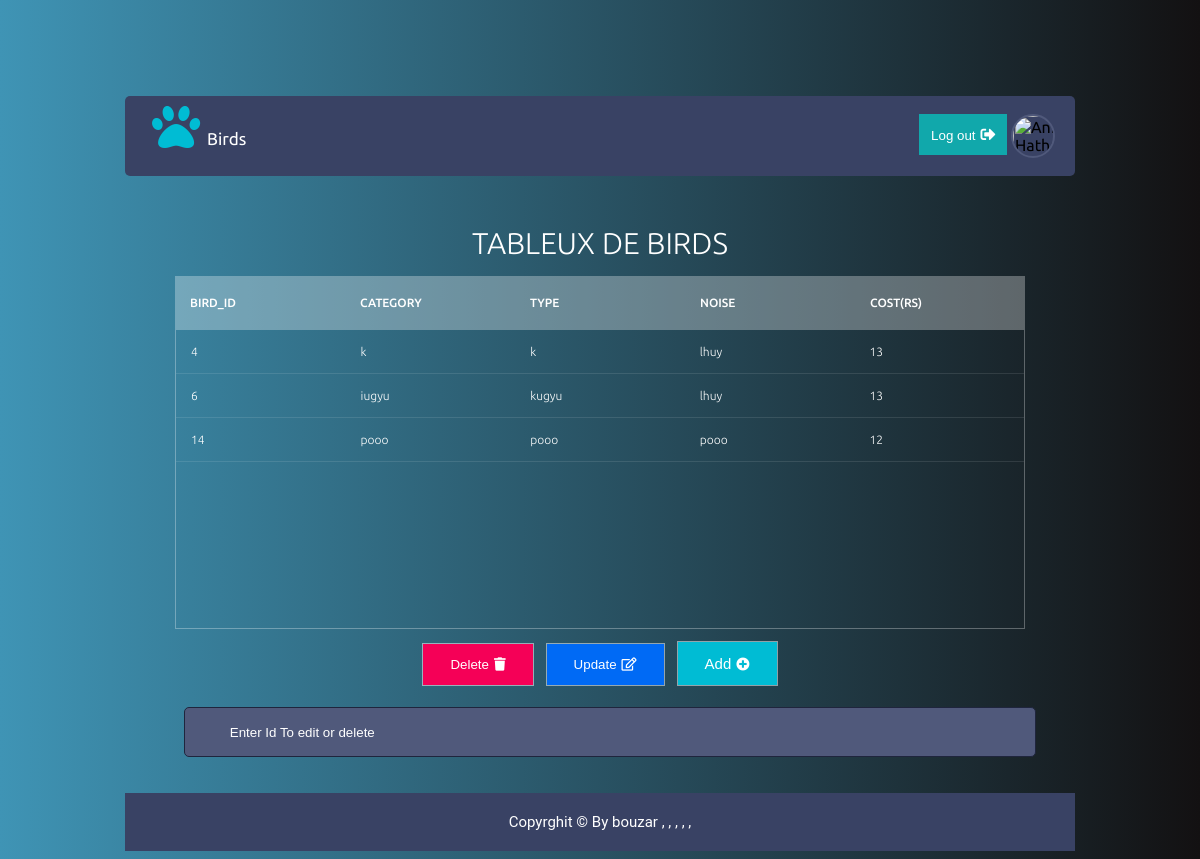
The page /brids.php (signed in) on the database its author committed.
### tables this page shows
CREATE TABLE `birds` (
  `id` int(11) NOT NULL,
  `id_client` int(11) NOT NULL,
  `id_produit` int(11) NOT NULL,
  `category` varchar(25) NOT NULL,
  `type` varchar(25) NOT NULL,
  `noise` varchar(10) NOT NULL,
  `cost` int(11) NOT NULL
);

### brids.php (the view, shortened to what this page needs)
<?php
include 'header.php';
include 'conect.php';
$stmt2 = $con->prepare("SELECT * FROM `birds`");
$stmt2->execute();
?>
<link rel="stylesheet" href="css/tabel.css">
<body class="animals">
     <section>
       <h1>Tableux De Birds</h1>
       <div class="tbl-header">
         <table cellpadding="0" cellspacing="0">
           <thead>
             <tr>
               <th>Bird_iD</th>
               <th>Category</th>
               <th>type</th>
               <th>noise</th>
               <th>Cost(Rs)</th>
             </tr>
           </thead>
         </table>
       </div>
       <div class="tbl-content">
         <table cellpadding="0" cellspacing="0">
           <tbody>
     <?php
     foreach ($stmt2 as $stm) {
     echo '
             <tr>
               <td>' .$stm['id'] .'</td>
               <td>' .$stm['category'].'</td>
               <td>' .$stm['type'] .'</td>
               <td>' .$stm['noise'] .'</td>
               <td>' .$stm['cost'] .'</td>
             </tr>
     ';};
     ?>
     </tbody>
         </table>
       </div>
     </section>
     </body>
</div>
<form action="brids.php" method="POST">
    <div class="botons">
    <button type="submit" name="delete" class="btn btn-5 danger">Delete<i style="margin-left: 5px;" class="fas fa-trash"></i></button>
    <button type="submit"name="update" class="btn btn-5 primery">Update<i style="margin-left: 5px;"  class="far fa-edit"></i></button>
    <button class="btn btn-5"><a href="add_bird.php"> Add</a><i style="margin-left: 5px;"  class="fas fa-plus-circle"></i></button>
    <div class="deletis">
        <input type="text" name="id"  placeholder="Enter Id To edit or delete">
    </div>
    </div>
    </form>
<?php
include 'footer.php';
?>
</body>
</html>

### css/style.css (style rules this page uses)
* { -webkit-box-sizing: border-box; -moz-box-sizing: border-box; box-sizing: border-box; }
body { background: #1f253d; }
h1 { font-size: 23px; }
a { text-decoration: none; font-size: 15px; }
h1, h2, p, a, span { color: #fff; }
input[type=text] { width: 90%; height: 50px; margin-left: 20px; margin-bottom: 20px; padding-left: 45px; background: #50597b; color: #fff; border: solid 1px #1f253d; border-radius: 5px; }

### css/tabel.css (style rules this page uses)
h1 { font-size: 30px; color: #fff; text-transform: uppercase; font-weight: 300; text-align: center; margin-bottom: 15px; }
table { width:100%; table-layout: fixed; }
.tbl-header { background-color: rgba(255,255,255,0.3); }
.tbl-content { height:300px; overflow-x:auto; margin-top: 0px; border: 1px solid rgba(255,255,255,0.3); }
th { padding: 20px 15px; text-align: left; font-weight: 500; font-size: 12px; color: #fff; text-transform: uppercase; }
td { padding: 15px; text-align: left; vertical-align:middle; font-weight: 300; font-size: 12px; color: #fff; border-bottom: solid 1px rgba(255,255,255,0.1); }
body { background: -webkit-linear-gradient(left, #E10078, #5DC0CD); background: linear-gradient(to right, #E10078, #5DC0CD); font-family: 'Roboto', sans-serif; }
section { margin: 50px; }
.btn-5 { border: 0 solid; box-shadow: inset 0 0 20px rgba(255, 255, 255, 0); outline: 1px solid; outline-color: rgba(255, 255, 255, .5); outline-offset: 0px; text-shadow: none; transition: all 1250ms cubic-bezier(0.19, 1, 0.22, 1); }
button.btn { padding: 13px 27px; margin-bottom: 22px; background: #00bcd4; color: #FFF; margin-left: 5px; margin-right: 5px; }
.botons { margin: auto; width: 80%; text-align: center; }
.danger { background-color: #F50057 !important; }
.primery { background-color: #006af5 !important; }
body.animals { background: linear-gradient(to right, #3f94b5, #131112) !important; }

### rows shown on the page
birds: id "4", category "k", type "k", noise "lhuy", cost "13"
birds: id "6", category "iugyu", type "kugyu", noise "lhuy", cost "13"
birds: id "14", category "pooo", type "pooo", noise "pooo", cost "12"
